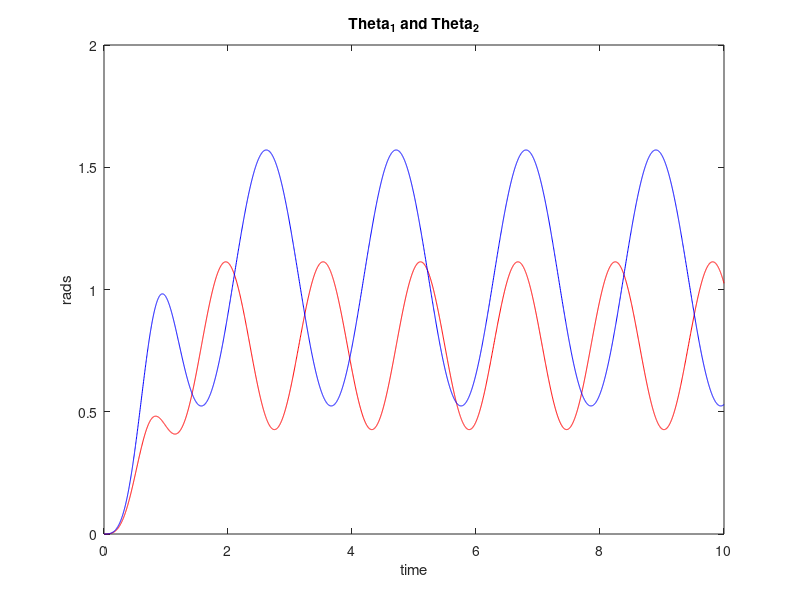

MATLAB code to generate this figure: (Note: this script raises an error after producing the figure.)
%% Subacz, RBE502, Homework 4, Problem 3
function []= Problem3()

clc, clear all, close all;

%parameters for the arm
%Importing the parameters from table 5.1, page 115 of kelly's book
I_1 = 0.1213;
I_2 = 0.0116;
m_1 = 6.5225;
r_1 = .0983;
m_2 = 2.0458;
r_2 = .0229;
l_1 = 0.26;
l_2 = 0.26; 
g = 9.81;
w_1 = 4;
w_2 = 3;

x0= [0,0,0,0]; % Initial Condition - Format:[theta1,theta2,dtheta1,dtheta2]

tf=10; 

%Generate trajectories to follow, Using the parameters and equations from
%chapter 5.4 of kellys book, page 128.

b_1 = pi/4;
c_1 = pi/9;
b_2 = pi/3;
c_2 = pi/6;

global torque
torque=[];

[T,X] = ode45(@(t,x)plannarArmODE(t,x),[0 tf],x0);

figure('Name','Theta_1+Theta_2');
plot(T, X(:,1), 'r-');
hold on
plot(T, X(:,2), 'b-');
title('Theta_1 and Theta_2')
xlabel('time')
ylabel('rads')
snapnow

%recalcalate the actual positions of q_1 and q_2
q_plot_1 = b_1*(1-exp(-2*(T.^3))) + c_1*(1- exp(-2*(T.^3))).*sin(w_1.*T);
q_plot_2 = b_2*(1-exp(-2*(T.^3))) + c_2*(1- exp(-2*(T.^3))).*sin(w_2.*T);

figure('Name','Error Theta_1+Theta_2 under PD SetPoint Control');
plot(T,(q_plot_1(:,1)- X(:,1)),'r-')
hold on
plot(T,(q_plot_2(:,1))- X(:,2),'b-');
title('Theta_1 and Theta_2 error')
xlabel('time')
ylabel('err')
axis([-0 10 -1 1])

figure('Name','Input_Computed Torque Control');
plot(T, torque(1,1:size(T,1)),'r-');
hold on
plot(T, torque(2,1:size(T,1)),'b-');
xlabel('time')
ylabel('torque')
title('input computed torque control')
torque=[];

%% Functions

    function [dx] = plannarArmODE(t,x)
        %Generate trajectories to follow, Using the parameters and equations from
        %chapter 5.4 of kellys book, page 128.
        
        %Calculate the positons of q_1 and q_2
        q_1 = b_1*(1-exp(-2*(t.^3))) + c_1*(1- exp(-2*(t.^3))).*sin(w_1.*t);
        q_2 = b_2*(1-exp(-2*(t.^3))) + c_2*(1- exp(-2*(t.^3))).*sin(w_2.*t);
        theta_d= [q_1;
                  q_2];
              
        %Calculate the velocities of dq_1 and dq_2
        dq_1 = 6*b_1*t^2*exp(-2*t^3) - c_1*w_1*cos(t*w_1)*(exp(-2*t^3) - 1) + 6*c_1*t^2*exp(-2*t^3)*sin(t*w_1);;
        dq_2 = 6*b_2*t^2*exp(-2*t^3) - c_2*w_2*cos(t*w_2)*(exp(-2*t^3) - 1) + 6*c_2*t^2*exp(-2*t^3)*sin(t*w_2);;
        dtheta_d =[dq_1;
                   dq_2];    
               
        %Calculate the acceleration of ddq_1 and ddq_2
        ddq_1 = 12*b_1*t*exp(-2*t^3) - 36*b_1*t^4*exp(-2*t^3) + c_1*w_1^2*sin(t*w_1)*(exp(-2*t^3) - 1) + 12*c_1*t*exp(-2*t^3)*sin(t*w_1) - 36*c_1*t^4*exp(-2*t^3)*sin(t*w_1) + 12*c_1*t^2*w_1*exp(-2*t^3)*cos(t*w_1);
        ddq_2 = 12*b_2*t*exp(-2*t^3) - 36*b_2*t^4*exp(-2*t^3) + c_2*w_2^2*sin(t*w_2)*(exp(-2*t^3) - 1) + 12*c_2*t*exp(-2*t^3)*sin(t*w_2) - 36*c_2*t^4*exp(-2*t^3)*sin(t*w_2) + 12*c_2*t^2*w_2*exp(-2*t^3)*cos(t*w_2);
        ddtheta_d = [ddq_1;
                     ddq_2];
        
        theta= x(1:2,1);
        dtheta= x(3:4,1);
        
        global Mmat Cmat Gmat Mmatd Cmatd Gmatd
        a = I_1+I_2+m_1*r_1^2+ m_2*(l_1^2+ r_2^2);
        b = m_2*l_1*r_2;
        d = I_2+ m_2*r_2^2;

        Mmat = [a+2*b*cos(x(2)), d+b*cos(x(2));  d+b*cos(x(2)), d];
        Cmat = [-b*sin(x(2))*x(4), -b*sin(x(2))*(x(3)+x(4)); b*sin(x(2))*x(3),0];
        Gmat = [(m_1*r_1 + m_2*l_1)*g*sin(x(1)) + m_2*r_2*g*sin(x(1) + x(2)); m_2*r_2*g*sin(x(1) + x(2))];
        
        Mmatd = [a+2*b*cos(theta_d(2)), d+b*cos(theta_d(2));  d+b*cos(theta_d(2)), d];
        Cmatd = [-b*sin(theta_d(2))*dtheta_d(2), -b*sin(theta_d(2))*(dtheta_d(1)+dtheta_d(2)); b*sin(theta_d(2))*dtheta_d(1),0];
        Gmatd = [(m_1*r_1 + m_2*r_2)*g*sin(theta_d(1)) + m_2*r_2*g*sin(theta_d(1) + theta_d(2));m_2*r_2*g*sin(theta_d(1) + theta_d(2))];
        
        invM = inv(Mmat);
        invMC = invM*Cmat;
        invMG = invM*Gmat;
        tau = PDPlusFeedforwardControl(theta_d, dtheta_d, ddtheta_d, theta, dtheta); %
        torque =[torque, tau];
        dx=zeros(4,1);
        dx(1) = x(3);
        dx(2) = x(4);
        dx(3:4) = -invMC* x(3:4) - invMG + invM*tau; % because ddot theta = -M^{-1}(C \dot Theta) + M^{-1} tau
    end

    function tau = PDPlusFeedforwardControl(theta_d, dtheta_d,ddtheta_d, theta, dtheta)
        global Mmatd Cmatd Gmatd
        Kp=[200 0; 0 150];
        Kv=[3 0;0 3];
        e=theta_d-theta; % position error
        de = dtheta_d - dtheta; % velocity error
        tau= (Kp*e + Kv*de) + Cmatd*dtheta_d + Mmatd*ddtheta_d + Gmatd;
    end

disp('Finish.');

end
